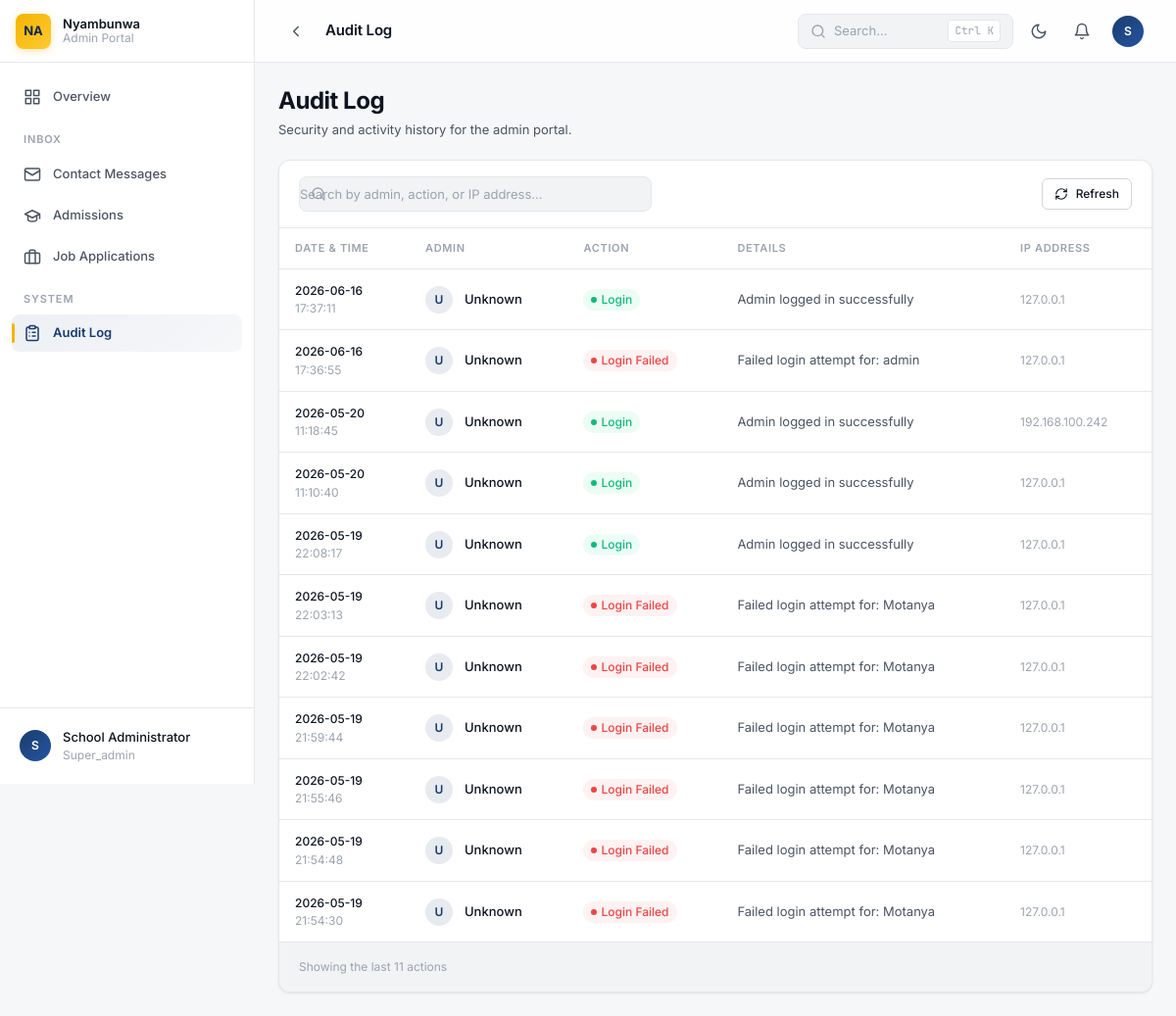
Before: /admin/audit-log (signed in) with the older database file.
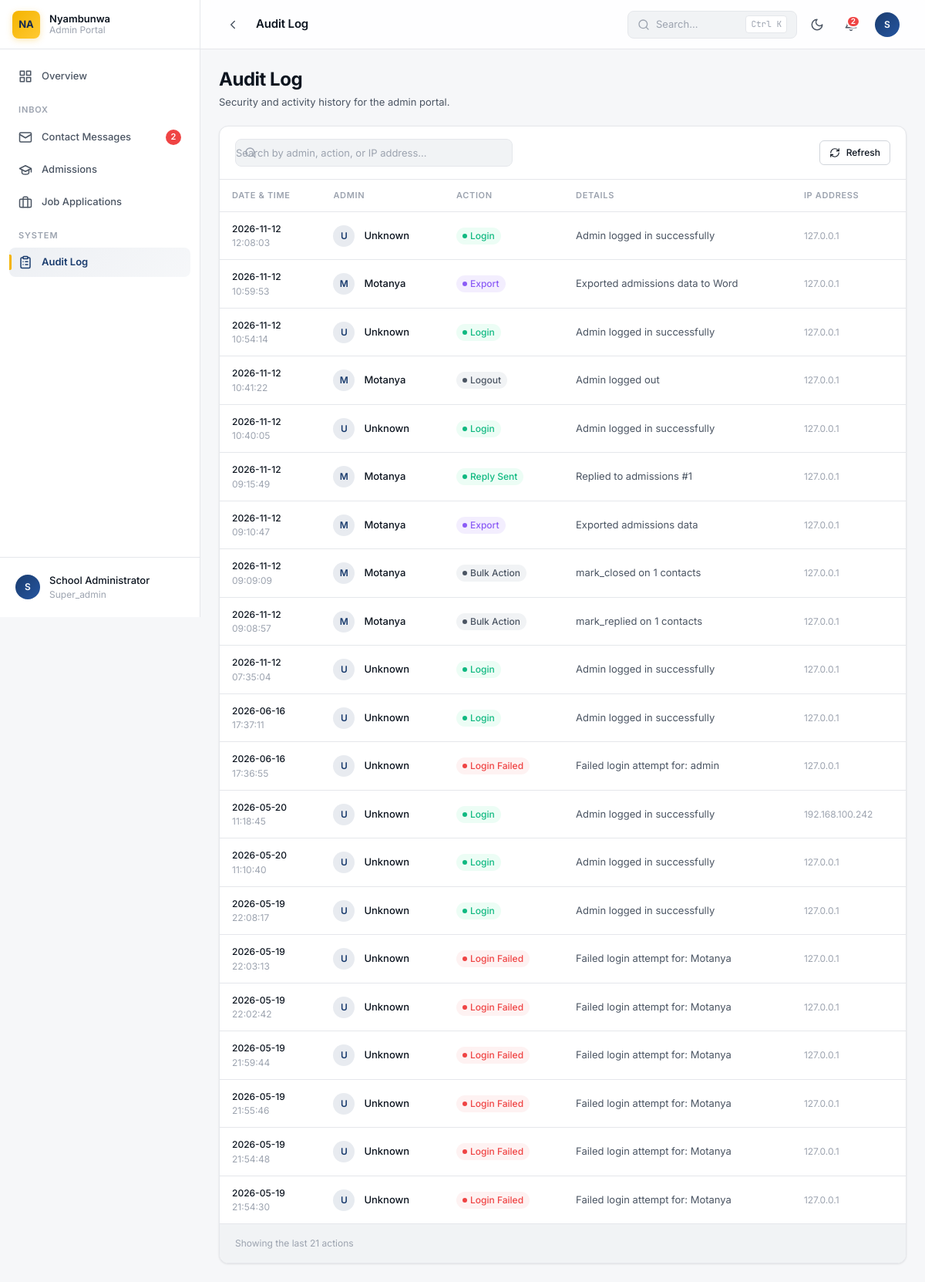
After: the same page with the newer database file.
### tables this page shows
CREATE TABLE audit_log (
            id INTEGER PRIMARY KEY AUTOINCREMENT,
            admin_username TEXT NOT NULL,
            action TEXT NOT NULL,
            details TEXT,
            ip_address TEXT,
            created_at TIMESTAMP DEFAULT CURRENT_TIMESTAMP
        );

### app.py (the view)
@app.route('/admin/audit-log')
@login_required
def view_audit_log():
    from database import get_audit_logs
    logs = get_audit_logs(200)
    stats = get_stats()
    return render_template('admin/audit.html', logs=logs, stats=stats)

### templates/admin/audit.html (shortened to what this page needs)
{% extends "admin/base.html" %}
{% block page_title %}Audit Log{% endblock %}
{% block extra_head %}
<link rel="stylesheet" href="{{ url_for('static', filename='css/admin/tables.css') }}">
{% endblock %}
{% block content %}
<div class="page-header flex items-center justify-between" style="flex-wrap: wrap; gap: 1rem; margin-bottom: var(--space-5);">
    <div>
        <h1 class="page-title">Audit Log</h1>
        <p class="page-subtitle">Security and activity history for the admin portal.</p>
    </div>
</div>
<div class="table-container">
    <div class="table-toolbar">
        <div class="table-toolbar__search">
            <input type="text" id="log-search" placeholder="Search by admin, action, or IP address...">
        </div>
        <div class="table-toolbar__actions">
            <button class="btn btn-secondary btn-sm" onclick="window.location.reload()">
                <svg width="14" height="14" viewBox="0 0 24 24" fill="none" stroke="currentColor" stroke-width="2" stroke-linecap="round" stroke-linejoin="round">
                    <path d="M3 12a9 9 0 0 1 9-9 9.75 9.75 0 0 1 6.74 2.74L21 8"/>
                    <path d="M21 3v5h-5"/>
                    <path d="M21 12a9 9 0 0 1-9 9 9.75 9.75 0 0 1-6.74-2.74L3 16"/>
                    <path d="M8 16H3v5"/>
                </svg>
                Refresh
            </button>
        </div>
    </div>
    {% if logs %}
    <table class="data-table" id="audit-table">
        <thead>
            <tr>
                <th>Date & Time</th>
                <th>Admin</th>
                <th>Action</th>
                <th>Details</th>
                <th>IP Address</th>
            </tr>
        </thead>
        <tbody id="audit-body">
            {% for log in logs %}
            <tr class="audit-row">
                <td>
                    <span class="text-xs font-medium text-primary">{{ log.created_at[:10] }}</span>
                    <span class="text-xs text-muted" style="display: block;">{{ log.created_at[11:19] }}</span>
                </td>
                <td>
                    <div class="cell-person">
                        <div class="avatar avatar--primary avatar--sm">
                            {{ log.admin_username[0]|upper }}
                        </div>
                        <div class="cell-person__content">
                            <div class="cell-person__name">{{ log.admin_username }}</div>
                        </div>
                    </div>
                </td>
                <td>
                    {% if 'failed' in log.action %}
                    <span class="badge badge-error">
                        <span class="badge-dot"></span> {{ log.action|replace('_', ' ')|title }}
                    </span>
                    {% elif 'login' in log.action or 'reply' in log.action %}
                    <span class="badge badge-success">
                        <span class="badge-dot"></span> {{ log.action|replace('_', ' ')|title }}
                    </span>
                    {% elif 'delete' in log.action %}
                    <span class="badge badge-error" style="background: var(--color-error-bg); color: var(--color-error);">
                        <span class="badge-dot"></span> {{ log.action|replace('_', ' ')|title }}
                    </span>
                    {% elif 'export' in log.action %}
                    <span class="badge" style="background: rgba(139, 92, 246, 0.1); color: #8b5cf6;">
                        <span class="badge-dot"></span> {{ log.action|replace('_', ' ')|title }}
                    </span>
                    {% else %}
                    <span class="badge badge-neutral">
                        <span class="badge-dot"></span> {{ log.action|replace('_', ' ')|title }}
                    </span>
                    {% endif %}
                </td>
                <td>
                    <span class="text-sm text-secondary">{{ log.details or '—' }}</span>
                </td>
                <td>
                    <span class="text-xs font-mono text-muted">{{ log.ip_address or 'Unknown' }}</span>
                </td>
            </tr>
            {% endfor %}
        </tbody>
    </table>
    <div class="pagination">
        <div class="pagination__info">
            Showing the last {{ logs|length }} actions
        </div>
    </div>
    {% endif %}
</div>
{% endblock %}

### templates/admin/base.html (shortened to what this page needs)
<!DOCTYPE html>
<html lang="en" data-theme="light">
<head>
    <link rel="stylesheet" href="{{ url_for('static', filename='css/admin/base.css') }}">
    <link rel="stylesheet" href="{{ url_for('static', filename='css/admin/components.css') }}">
    <link rel="stylesheet" href="{{ url_for('static', filename='css/admin/layout.css') }}">
    {% block extra_head %}{% endblock %}
</head>
<body>
{% set current_path = request.path %}
<div class="app-layout" id="app-layout">
    <aside class="sidebar" id="sidebar">
        <div class="sidebar__brand">
            <div class="sidebar__brand-logo">NA</div>
            <div class="sidebar__brand-text">
                <span class="sidebar__brand-name">Nyambunwa</span>
                <span class="sidebar__brand-tag">Admin Portal</span>
            </div>
        </div>
        <nav class="sidebar__nav" aria-label="Main navigation">
            <a href="{{ url_for('dashboard') }}"
               class="sidebar__link {% if current_path == '/admin/dashboard' %}is-active{% endif %}">
                <span class="sidebar__link-icon">
                    <svg viewBox="0 0 24 24" fill="none" stroke="currentColor" stroke-width="2" stroke-linecap="round" stroke-linejoin="round">
                        <rect x="3" y="3" width="7" height="7"/>
                        <rect x="14" y="3" width="7" height="7"/>
                        <rect x="14" y="14" width="7" height="7"/>
                        <rect x="3" y="14" width="7" height="7"/>
                    </svg>
                </span>
                <span class="sidebar__link-label">Overview</span>
            </a>
            <div class="sidebar__section-label">Inbox</div>
            <a href="{{ url_for('view_submissions', submission_type='contacts') }}"
               class="sidebar__link {% if current_path == '/admin/contacts' %}is-active{% endif %}">
                <span class="sidebar__link-icon">
                    <svg viewBox="0 0 24 24" fill="none" stroke="currentColor" stroke-width="2" stroke-linecap="round" stroke-linejoin="round">
                        <rect x="2" y="4" width="20" height="16" rx="2"/>
                        <path d="m22 7-10 6L2 7"/>
                    </svg>
                </span>
                <span class="sidebar__link-label">Contact Messages</span>
                {% if stats and stats.contacts_new > 0 %}
                <span class="sidebar__badge">{{ stats.contacts_new }}</span>
                {% endif %}
            </a>
            <a href="{{ url_for('view_submissions', submission_type='admissions') }}"
               class="sidebar__link {% if current_path == '/admin/admissions' %}is-active{% endif %}">
                <span class="sidebar__link-icon">
                    <svg viewBox="0 0 24 24" fill="none" stroke="currentColor" stroke-width="2" stroke-linecap="round" stroke-linejoin="round">
                        <path d="M22 10v6M2 10l10-5 10 5-10 5z"/>
                        <path d="M6 12v5c0 2 2 3 6 3s6-1 6-3v-5"/>
                    </svg>
                </span>
                <span class="sidebar__link-label">Admissions</span>
            </a>
            <a href="{{ url_for('view_submissions', submission_type='careers') }}"
               class="sidebar__link {% if current_path == '/admin/careers' %}is-active{% endif %}">
                <span class="sidebar__link-icon">
                    <svg viewBox="0 0 24 24" fill="none" stroke="currentColor" stroke-width="2" stroke-linecap="round" stroke-linejoin="round">
                        <rect x="2" y="7" width="20" height="14" rx="2"/>
                        <path d="M16 21V5a2 2 0 0 0-2-2h-4a2 2 0 0 0-2 2v16"/>
                    </svg>
                </span>
                <span class="sidebar__link-label">Job Applications</span>
            </a>
            <div class="sidebar__section-label">System</div>
            <a href="{{ url_for('view_audit_log') }}"
               class="sidebar__link {% if current_path == '/admin/audit-log' %}is-active{% endif %}">
                <span class="sidebar__link-icon">
                    <svg viewBox="0 0 24 24" fill="none" stroke="currentColor" stroke-width="2" stroke-linecap="round" stroke-linejoin="round">
                        <rect x="8" y="2" width="8" height="4" rx="1"/>
                        <path d="M16 4h2a2 2 0 0 1 2 2v14a2 2 0 0 1-2 2H6a2 2 0 0 1-2-2V6a2 2 0 0 1 2-2h2"/>
                        <path d="M12 11h4M12 16h4M8 11h.01M8 16h.01"/>
                    </svg>
                </span>
                <span class="sidebar__link-label">Audit Log</span>
            </a>
        </nav>
        <div class="sidebar__footer">
            <div class="sidebar__user">
                <div class="sidebar__user-avatar">
                    {{ (session.get('admin_full_name') or session.get('admin_username') or 'A')[0]|upper }}
                </div>
                <div class="sidebar__user-info">
                    <div class="sidebar__user-name">{{ session.get('admin_full_name') or session.get('admin_username') }}</div>
                    <div class="sidebar__user-role">{{ session.get('admin_role', 'admin') }}</div>
                </div>
            </div>
        </div>
    </aside>
    <div class="main-area">
        <header class="topbar">
            <div class="topbar__left">
                <button class="topbar__icon-btn sidebar__collapse-btn" id="sidebar-collapse" aria-label="Collapse sidebar">
                    <svg viewBox="0 0 24 24" fill="none" stroke="currentColor" stroke-width="2" stroke-linecap="round" stroke-linejoin="round">
                        <path d="m15 18-6-6 6-6"/>
                    </svg>
                </button>
                <h1 class="topbar__title">{% block page_title %}Dashboard{% endblock %}</h1>
            </div>
            <div class="topbar__right">
                <button class="topbar__search" data-open-command aria-label="Open search">
                    <svg viewBox="0 0 24 24" fill="none" stroke="currentColor" stroke-width="2" stroke-linecap="round" stroke-linejoin="round">
                        <circle cx="11" cy="11" r="8"/>
                        <path d="m21 21-4.3-4.3"/>
                    </svg>
                    <span class="topbar__search-text">Search...</span>
                    <span class="topbar__search-kbd">Ctrl K</span>
                </button>
                <button class="topbar__icon-btn" data-toggle-theme aria-label="Toggle theme">
                    <svg data-theme-icon="light" viewBox="0 0 24 24" fill="none" stroke="currentColor" stroke-width="2" stroke-linecap="round" stroke-linejoin="round">
                        <path d="M12 3a6 6 0 0 0 9 9 9 9 0 1 1-9-9Z"/>
                    </svg>
                </button>
                <button class="topbar__icon-btn topbar__icon-btn--notification" aria-label="Notifications">
                    <svg viewBox="0 0 24 24" fill="none" stroke="currentColor" stroke-width="2" stroke-linecap="round" stroke-linejoin="round">
                        <path d="M6 8a6 6 0 0 1 12 0c0 7 3 9 3 9H3s3-2 3-9"/>
                        <path d="M10.3 21a1.94 1.94 0 0 0 3.4 0"/>
                    </svg>
                    {% set total_new = (stats.contacts_new or 0) + (stats.admissions_new or 0) + (stats.careers_new or 0) if stats else 0 %}
                    {% if total_new > 0 %}
                    <span class="dot">{{ total_new if total_new < 10 else '9+' }}</span>
                    {% endif %}
                </button>
                <div class="topbar__user">
                    <button class="topbar__user-btn" data-dropdown-trigger="user-dropdown" aria-label="Open user menu">
                        <div class="topbar__user-avatar">
                            {{ (session.get('admin_full_name') or session.get('admin_username') or 'A')[0]|upper }}
                        </div>
                    </button>
                </div>
            </div>
        </header>
        <main class="app-content">
            {% block content %}{% endblock %}
        </main>
    </div>
</div>
</body>
</html>

Changed rows visible on the page:
added audit_log: created_at "2026-11-12", created_at "12:08:03", admin_username "U", admin_username "Unknown", action "Login", details "Admin logged in successfully", ip_address "127.0.0.1"
added audit_log: created_at "2026-11-12", created_at "10:59:53", admin_username "M", admin_username "Motanya", action "Export", details "Exported admissions data to Word", ip_address "127.0.0.1"
added audit_log: created_at "2026-11-12", created_at "10:54:14", admin_username "U", admin_username "Unknown", action "Login", details "Admin logged in successfully", ip_address "127.0.0.1"
added audit_log: created_at "2026-11-12", created_at "10:41:22", admin_username "M", admin_username "Motanya", action "Logout", details "Admin logged out", ip_address "127.0.0.1"
added audit_log: created_at "2026-11-12", created_at "10:40:05", admin_username "U", admin_username "Unknown", action "Login", details "Admin logged in successfully", ip_address "127.0.0.1"
added audit_log: created_at "2026-11-12", created_at "09:15:49", admin_username "M", admin_username "Motanya", action "Reply Sent", details "Replied to admissions #1", ip_address "127.0.0.1"
added audit_log: created_at "2026-11-12", created_at "09:10:47", admin_username "M", admin_username "Motanya", action "Export", details "Exported admissions data", ip_address "127.0.0.1"
added audit_log: created_at "2026-11-12", created_at "09:09:09", admin_username "M", admin_username "Motanya", action "Bulk Action", details "mark_closed on 1 contacts", ip_address "127.0.0.1"
added audit_log: created_at "2026-11-12", created_at "09:08:57", admin_username "M", admin_username "Motanya", action "Bulk Action", details "mark_replied on 1 contacts", ip_address "127.0.0.1"
added audit_log: created_at "2026-11-12", created_at "07:35:04", admin_username "U", admin_username "Unknown", action "Login", details "Admin logged in successfully", ip_address "127.0.0.1"
Other visible differences:
{{ stats.contacts_new }}: (not shown) → "2"
{{ total_new if total_new < 10 else '9+' }}: (not shown) → "2"
{{ logs|length }}: "11" → "21"
